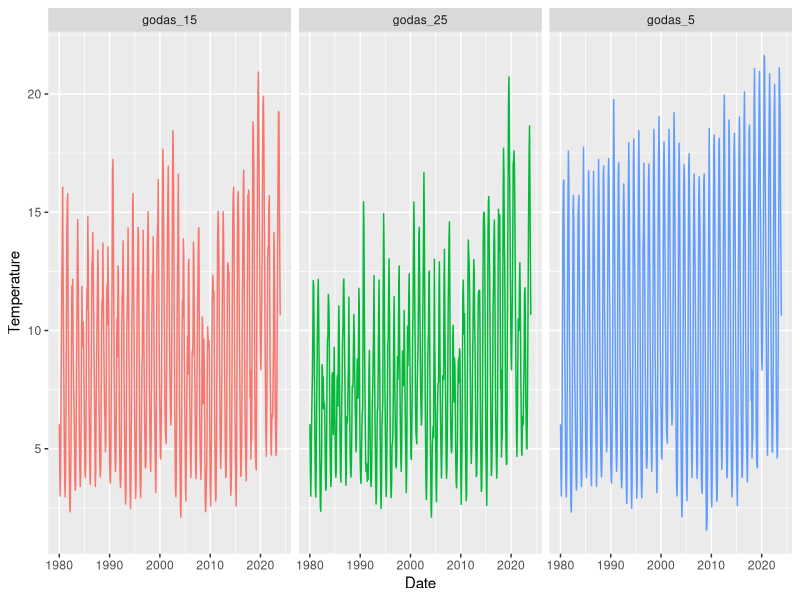
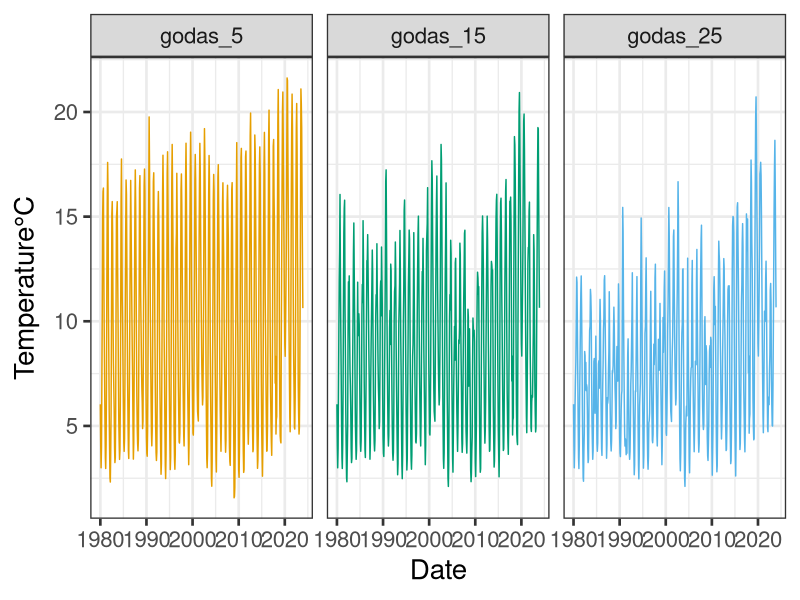
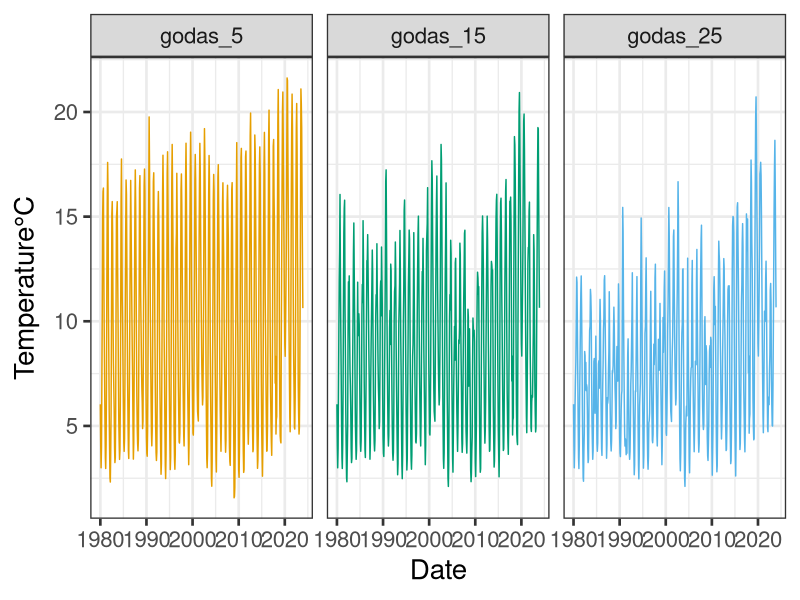

Recreate these plots in R, in order.
#Make a GODAS temp change over time plot
setwd(here::here())

library(tidyverse)

godas_monthly <- read_csv("Outputs/godas_allyears_5_15_25m.csv")

godas_monthly_long <- godas_monthly |>
  pivot_longer(cols = -c(Date, YY, MM), names_to = "Depth", values_to = "Temperature")

View(godas_monthly_long)

ggplot(godas_monthly_long, aes(x = Date, y = Temperature, color = Depth)) +
  geom_line(show.legend = FALSE)+
  facet_wrap(~Depth)

cbbPalette <- c("#E69F00", "#009E73", "#56B4E9")

ggplot(transform(godas_monthly_long,
                 Depth=factor(Depth,levels=c("godas_5","godas_15","godas_25"))),
       aes(x = Date, y = Temperature, color = Depth)) +
  scale_colour_manual(values=cbbPalette)+
  theme_bw(base_size = 20)+
  geom_line(show.legend = FALSE)+
  labs(y = expression(paste("Temperature", "\u00b0C")))+
  facet_wrap(~Depth)
ggsave("Figures/godas_all_years_plot.jpg")  
